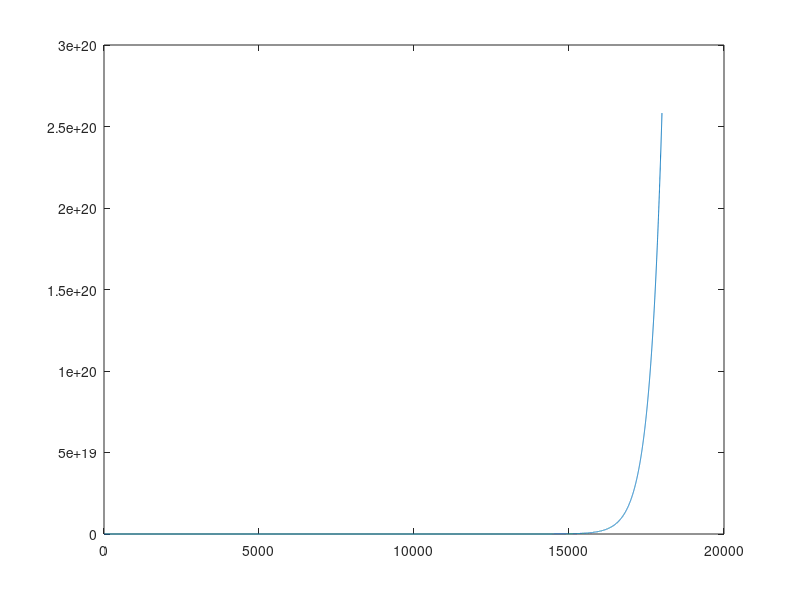

Reproduce this figure in MATLAB.
clear all;
Fe=100;
t=(0:180*Fe-1)/Fe;
T=1/Fe;
A=[-11/4, -11/8, -5/4; 27/4, 11/8, 21/4;15/8 19/16 5/8];
b =[1,-1,-1/2]';
cT =[3/8, 1/2, -1/4];
d = 0;
e=ones(1,180*Fe);
x(:,1)=[0,0,0]';
Ae=[A,b;zeros(1,3),0]*T;
Exp_Ae=expm(Ae);
fi=Exp_Ae(1:3,1:3);
ps=Exp_Ae(1:3,4);
for k=1:180*Fe-1,
    x(:,k+1)=fi*x(:,k)+ps*e(k);
end

for k=1:180*Fe-1,
    norminf(k) = norm(x(:,k),inf);
end
plot(norminf);


